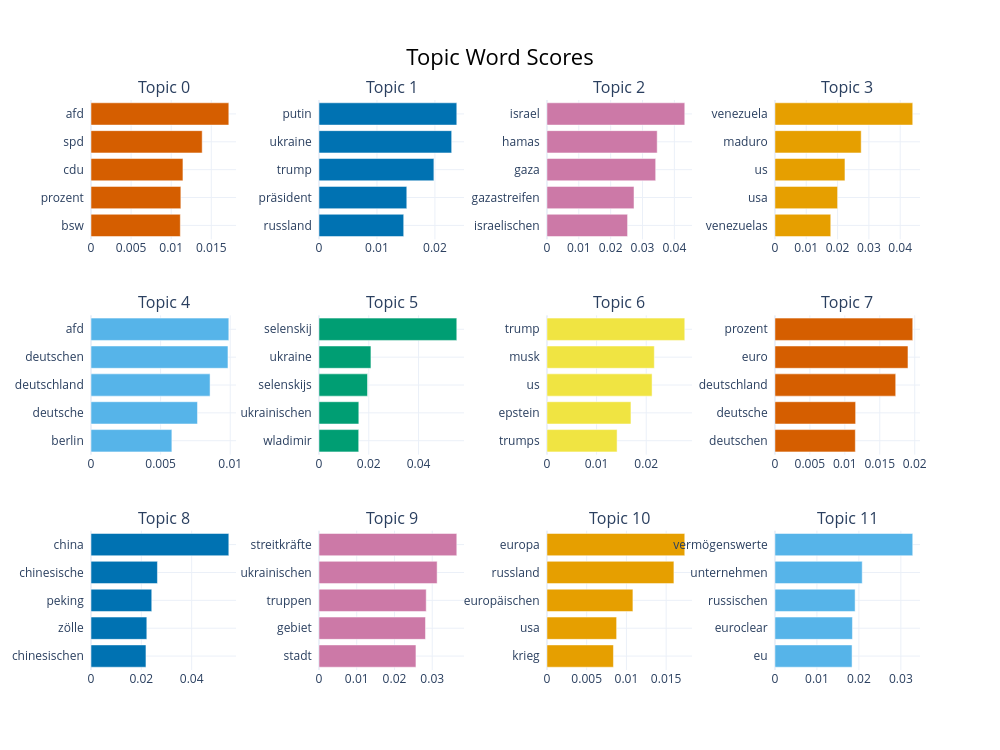

Notebook code cell kept with this figure:
### Code cell
# BERTopic auf RT_de (clean + reproducible)
# Optional one-time install (if needed):
# %pip install bertopic sentence-transformers umap-learn hdbscan huggingface_hub spacy

import os
import re
from collections import Counter

import pandas as pd

try:
    from bertopic import BERTopic
except ImportError as e:
    raise ImportError(
        "BERTopic not installed. Run: %pip install bertopic sentence-transformers umap-learn hdbscan"
    ) from e

# Optional HF auth via environment only (no interactive prompt)
hf_token = os.getenv('HF_TOKEN')
if hf_token:
    try:
        from huggingface_hub import login
        login(token=hf_token, add_to_git_credential=False, skip_if_logged_in=True)
        print('Hugging Face login via HF_TOKEN: active')
    except Exception as e:
        print(f'Hugging Face login skipped: {e}')
else:
    print('HF_TOKEN not set. Continuing without explicit HF login.')

# 1) Get RT_de dataframe from existing EDA objects
if 'RT_de' in dfs_by_source:
    rt_topic_df = dfs_by_source['RT_de'].copy()
elif 'rt_df' in globals():
    rt_topic_df = rt_df.copy()
else:
    raise KeyError('RT_de not found in dfs_by_source or rt_df')

# 2) Use explicit RT_de columns from your schema
required_cols = {'Full_Text', 'Date'}
missing_cols = required_cols.difference(rt_topic_df.columns)
if missing_cols:
    raise KeyError(f'Missing required RT_de columns: {sorted(missing_cols)}')

# 3) Create topic-modelling columns (keep original columns unchanged)
rt_topic_df['topic_text_raw'] = rt_topic_df['Full_Text'].astype(str)
rt_topic_df['topic_date'] = pd.to_datetime(rt_topic_df['Date'], errors='coerce')

# 4) Stopwords: spaCy German stopwords + short custom additions
try:
    from spacy.lang.de.stop_words import STOP_WORDS
except ImportError as e:
    raise ImportError(
        "spaCy German stopwords are required. Run: %pip install spacy"
    ) from e

german_stopwords = set(STOP_WORDS)
custom_stopwords = {'rt', 'https', 'http', 'www', 'de', 'freedert', 'online'}
all_stopwords = german_stopwords.union(custom_stopwords)

url_pattern = re.compile(r'https?://\S+|www\.\S+', flags=re.IGNORECASE)
token_pattern = re.compile(r'[^\W_]+', flags=re.UNICODE)

def clean_topic_text(text: str) -> str:
    # Minimal cleaning: keep content, mostly remove stopwords/noise
    text = str(text).lower()
    text = url_pattern.sub(' ', text)
    text = re.sub(r'\s+', ' ', text).strip()

    tokens = token_pattern.findall(text)
    kept = []
    for tok in tokens:
        if tok in all_stopwords:
            continue
        if tok.isnumeric():
            continue
        if len(tok) < 2:
            continue
        kept.append(tok)

    return ' '.join(kept)

rt_topic_df['topic_text_clean'] = rt_topic_df['topic_text_raw'].apply(clean_topic_text)

# 5) Chunking (implemented): split long cleaned texts into overlapping token windows
CHUNK_SIZE_TOKENS = 220
CHUNK_OVERLAP_TOKENS = 40
MIN_CHUNK_TOKENS = 40

if CHUNK_OVERLAP_TOKENS >= CHUNK_SIZE_TOKENS:
    raise ValueError('CHUNK_OVERLAP_TOKENS must be smaller than CHUNK_SIZE_TOKENS')

def chunk_text(text: str) -> list:
    tokens = str(text).split()
    if not tokens:
        return []

    step = CHUNK_SIZE_TOKENS - CHUNK_OVERLAP_TOKENS
    chunks = []
    for i in range(0, len(tokens), step):
        chunk_tokens = tokens[i:i + CHUNK_SIZE_TOKENS]
        if len(chunk_tokens) < MIN_CHUNK_TOKENS:
            continue
        chunks.append(' '.join(chunk_tokens))

    # If article is short but non-empty, keep one chunk
    if not chunks and len(tokens) > 0:
        chunks = [' '.join(tokens)]

    return chunks

rt_topic_df['topic_text_model'] = rt_topic_df['topic_text_clean']
rt_topic_df['topic_chunks'] = rt_topic_df['topic_text_model'].apply(chunk_text)

# Build chunk-level modelling frame for BERTopic
model_df = rt_topic_df[['topic_date', 'topic_chunks']].explode('topic_chunks').rename(columns={'topic_chunks': 'topic_text_model'})
model_df = model_df[
    model_df['topic_date'].notna()
    & model_df['topic_text_model'].notna()
    & model_df['topic_text_model'].str.len().gt(0)
].copy()

# Full RT_de by default; set MAX_DOCS for quick local tests only
MAX_DOCS = None
if MAX_DOCS is not None and len(model_df) > MAX_DOCS:
    model_df = model_df.sample(MAX_DOCS, random_state=42)

model_df = model_df.sort_values('topic_date').reset_index(drop=True)

if model_df.empty:
    raise ValueError('No usable RT_de chunks after preprocessing.')

docs = model_df['topic_text_model'].tolist()
timestamps = model_df['topic_date'].dt.to_pydatetime().tolist()

print(f'RT_de articles used: {rt_topic_df["topic_date"].notna().sum()}')
print(f'RT_de chunks used for BERTopic: {len(docs)}')
print(f'Date range: {model_df["topic_date"].min().date()} to {model_df["topic_date"].max().date()}')

# Sanity check: most frequent tokens after cleaning
token_counts = Counter(' '.join(rt_topic_df['topic_text_clean']).split())
top_tokens_df = pd.DataFrame(token_counts.most_common(20), columns=['token', 'count'])
display(top_tokens_df)

# 6) BERTopic configuration (stable + reproducible)
topic_model = BERTopic(
    language='multilingual',
    embedding_model='sentence-transformers/paraphrase-multilingual-MiniLM-L12-v2',
    min_topic_size=25,
    calculate_probabilities=False,
    verbose=True,
)

topics, _ = topic_model.fit_transform(docs)
topic_info = topic_model.get_topic_info()

display(topic_info.head(20))
display(topic_model.visualize_barchart(top_n_topics=12))

### Figure 1 — Plotly figure (JSON) as saved in the notebook; plotly's stock layout.template omitted (floating-point values rounded to 4 significant figures)
{"data": [{"marker": {"color": "#D55E00"}, "orientation": "h", "type": "bar", "x": [0.01114, 0.0112, 0.01146, 0.01386, 0.01718], "xaxis": "x", "y": ["bsw  ", "prozent  ", "cdu  ", "spd  ", "afd  "], "yaxis": "y"}, {"marker": {"color": "#0072B2"}, "orientation": "h", "type": "bar", "x": [0.01462, 0.01515, 0.01982, 0.02289, 0.02378], "xaxis": "x2", "y": ["russland  ", "präsident  ", "trump  ", "ukraine  ", "putin  "], "yaxis": "y2"}, {"marker": {"color": "#CC79A7"}, "orientation": "h", "type": "bar", "x": [0.02531, 0.02733, 0.03413, 0.03461, 0.04327], "xaxis": "x3", "y": ["israelischen  ", "gazastreifen  ", "gaza  ", "hamas  ", "israel  "], "yaxis": "y3"}, {"marker": {"color": "#E69F00"}, "orientation": "h", "type": "bar", "x": [0.01783, 0.02001, 0.02236, 0.02754, 0.044], "xaxis": "x4", "y": ["venezuelas  ", "usa  ", "us  ", "maduro  ", "venezuela  "], "yaxis": "y4"}, {"marker": {"color": "#56B4E9"}, "orientation": "h", "type": "bar", "x": [0.005808, 0.007647, 0.008552, 0.009837, 0.009898], "xaxis": "x5", "y": ["berlin  ", "deutsche  ", "deutschland  ", "deutschen  ", "afd  "], "yaxis": "y5"}, {"marker": {"color": "#009E73"}, "orientation": "h", "type": "bar", "x": [0.01596, 0.016, 0.0195, 0.02087, 0.05536], "xaxis": "x6", "y": ["wladimir  ", "ukrainischen  ", "selenskijs  ", "ukraine  ", "selenskij  "], "yaxis": "y6"}, {"marker": {"color": "#F0E442"}, "orientation": "h", "type": "bar", "x": [0.01413, 0.01692, 0.02118, 0.02163, 0.02776], "xaxis": "x7", "y": ["trumps  ", "epstein  ", "us  ", "musk  ", "trump  "], "yaxis": "y7"}, {"marker": {"color": "#D55E00"}, "orientation": "h", "type": "bar", "x": [0.0115, 0.01154, 0.01728, 0.01903, 0.01971], "xaxis": "x8", "y": ["deutschen  ", "deutsche  ", "deutschland  ", "euro  ", "prozent  "], "yaxis": "y8"}, {"marker": {"color": "#0072B2"}, "orientation": "h", "type": "bar", "x": [0.02184, 0.02218, 0.02414, 0.0264, 0.05477], "xaxis": "x9", "y": ["chinesischen  ", "zölle  ", "peking  ", "chinesische  ", "china  "], "yaxis": "y9"}, {"marker": {"color": "#CC79A7"}, "orientation": "h", "type": "bar", "x": [0.02568, 0.02821, 0.02841, 0.0313, 0.03651], "xaxis": "x10", "y": ["stadt  ", "gebiet  ", "truppen  ", "ukrainischen  ", "streitkräfte  "], "yaxis": "y10"}, {"marker": {"color": "#E69F00"}, "orientation": "h", "type": "bar", "x": [0.008367, 0.008767, 0.01082, 0.01598, 0.01734], "xaxis": "x11", "y": ["krieg  ", "usa  ", "europäischen  ", "russland  ", "europa  "], "yaxis": "y11"}, {"marker": {"color": "#56B4E9"}, "orientation": "h", "type": "bar", "x": [0.01838, 0.01846, 0.0191, 0.02079, 0.03283], "xaxis": "x12", "y": ["eu  ", "euroclear  ", "russischen  ", "unternehmen  ", "vermögenswerte  "], "yaxis": "y12"}], "layout": {"annotations": [{"font": {"size": 16}, "showarrow": false, "text": "Topic 0", "x": 0.0875, "xanchor": "center", "xref": "paper", "y": 1, "yanchor": "bottom", "yref": "paper"}, {"font": {"size": 16}, "showarrow": false, "text": "Topic 1", "x": 0.3625, "xanchor": "center", "xref": "paper", "y": 1, "yanchor": "bottom", "yref": "paper"}, {"font": {"size": 16}, "showarrow": false, "text": "Topic 2", "x": 0.6375, "xanchor": "center", "xref": "paper", "y": 1, "yanchor": "bottom", "yref": "paper"}, {"font": {"size": 16}, "showarrow": false, "text": "Topic 3", "x": 0.9125, "xanchor": "center", "xref": "paper", "y": 1, "yanchor": "bottom", "yref": "paper"}, {"font": {"size": 16}, "showarrow": false, "text": "Topic 4", "x": 0.0875, "xanchor": "center", "xref": "paper", "y": 0.6222, "yanchor": "bottom", "yref": "paper"}, {"font": {"size": 16}, "showarrow": false, "text": "Topic 5", "x": 0.3625, "xanchor": "center", "xref": "paper", "y": 0.6222, "yanchor": "bottom", "yref": "paper"}, {"font": {"size": 16}, "showarrow": false, "text": "Topic 6", "x": 0.6375, "xanchor": "center", "xref": "paper", "y": 0.6222, "yanchor": "bottom", "yref": "paper"}, {"font": {"size": 16}, "showarrow": false, "text": "Topic 7", "x": 0.9125, "xanchor": "center", "xref": "paper", "y": 0.6222, "yanchor": "bottom", "yref": "paper"}, {"font": {"size": 16}, "showarrow": false, "text": "Topic 8", "x": 0.0875, "xanchor": "center", "xref": "paper", "y": 0.2444, "yanchor": "bottom", "yref": "paper"}, {"font": {"size": 16}, "showarrow": false, "text": "Topic 9", "x": 0.3625, "xanchor": "center", "xref": "paper", "y": 0.2444, "yanchor": "bottom", "yref": "paper"}, {"font": {"size": 16}, "showarrow": false, "text": "Topic 10", "x": 0.6375, "xanchor": "center", "xref": "paper", "y": 0.2444, "yanchor": "bottom", "yref": "paper"}, {"font": {"size": 16}, "showarrow": false, "text": "Topic 11", "x": 0.9125, "xanchor": "center", "xref": "paper", "y": 0.2444, "yanchor": "bottom", "yref": "paper"}], "height": 750, "hoverlabel": {"bgcolor": "white", "font": {"family": "Rockwell", "size": 16}}, "showlegend": false, "title": {"font": {"color": "Black", "size": 22}, "text": "Topic Word Scores", "x": 0.5, "xanchor": "center", "yanchor": "top"}, "width": 1000, "xaxis": {"anchor": "y", "domain": [0, 0.175], "showgrid": true}, "xaxis10": {"anchor": "y10", "domain": [0.275, 0.45], "showgrid": true}, "xaxis11": {"anchor": "y11", "domain": [0.55, 0.725], "showgrid": true}, "xaxis12": {"anchor": "y12", "domain": [0.825, 1], "showgrid": true}, "xaxis2": {"anchor": "y2", "domain": [0.275, 0.45], "showgrid": true}, "xaxis3": {"anchor": "y3", "domain": [0.55, 0.725], "showgrid": true}, "xaxis4": {"anchor": "y4", "domain": [0.825, 1], "showgrid": true}, "xaxis5": {"anchor": "y5", "domain": [0, 0.175], "showgrid": true}, "xaxis6": {"anchor": "y6", "domain": [0.275, 0.45], "showgrid": true}, "xaxis7": {"anchor": "y7", "domain": [0.55, 0.725], "showgrid": true}, "xaxis8": {"anchor": "y8", "domain": [0.825, 1], "showgrid": true}, "xaxis9": {"anchor": "y9", "domain": [0, 0.175], "showgrid": true}, "yaxis": {"anchor": "x", "domain": [0.7556, 1], "showgrid": true}, "yaxis10": {"anchor": "x10", "domain": [0, 0.2444], "showgrid": true}, "yaxis11": {"anchor": "x11", "domain": [0, 0.2444], "showgrid": true}, "yaxis12": {"anchor": "x12", "domain": [0, 0.2444], "showgrid": true}, "yaxis2": {"anchor": "x2", "domain": [0.7556, 1], "showgrid": true}, "yaxis3": {"anchor": "x3", "domain": [0.7556, 1], "showgrid": true}, "yaxis4": {"anchor": "x4", "domain": [0.7556, 1], "showgrid": true}, "yaxis5": {"anchor": "x5", "domain": [0.3778, 0.6222], "showgrid": true}, "yaxis6": {"anchor": "x6", "domain": [0.3778, 0.6222], "showgrid": true}, "yaxis7": {"anchor": "x7", "domain": [0.3778, 0.6222], "showgrid": true}, "yaxis8": {"anchor": "x8", "domain": [0.3778, 0.6222], "showgrid": true}, "yaxis9": {"anchor": "x9", "domain": [0, 0.2444], "showgrid": true}}}
